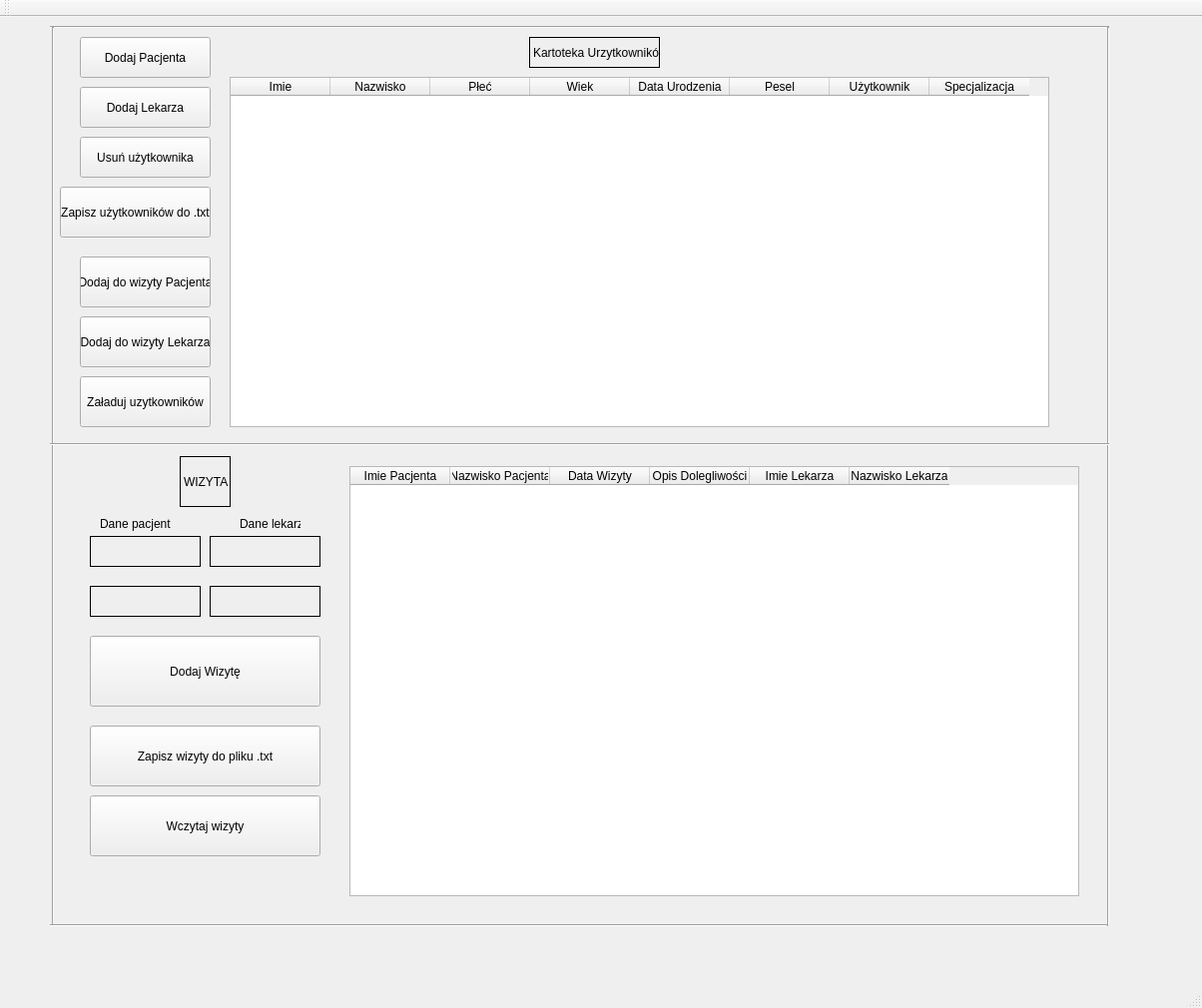
<?xml version="1.0" encoding="UTF-8"?>
<ui version="4.0">
 <class>MainWindow</class>
 <widget class="QMainWindow" name="MainWindow">
  <property name="geometry">
   <rect>
    <x>0</x>
    <y>0</y>
    <width>1204</width>
    <height>1010</height>
   </rect>
  </property>
  <property name="windowTitle">
   <string>MainWindow</string>
  </property>
  <widget class="QWidget" name="centralWidget">
   <widget class="QPushButton" name="btnDodajPacjenta">
    <property name="geometry">
     <rect>
      <x>80</x>
      <y>20</y>
      <width>131</width>
      <height>41</height>
     </rect>
    </property>
    <property name="text">
     <string>Dodaj Pacjenta</string>
    </property>
   </widget>
   <widget class="QTableWidget" name="tableWidget">
    <property name="geometry">
     <rect>
      <x>230</x>
      <y>60</y>
      <width>821</width>
      <height>351</height>
     </rect>
    </property>
    <property name="selectionBehavior">
     <enum>QAbstractItemView::SelectRows</enum>
    </property>
    <column>
     <property name="text">
      <string>Imie</string>
     </property>
    </column>
    <column>
     <property name="text">
      <string>Nazwisko</string>
     </property>
    </column>
    <column>
     <property name="text">
      <string>Płeć</string>
     </property>
    </column>
    <column>
     <property name="text">
      <string>Wiek</string>
     </property>
    </column>
    <column>
     <property name="text">
      <string>Data Urodzenia</string>
     </property>
    </column>
    <column>
     <property name="text">
      <string>Pesel</string>
     </property>
    </column>
    <column>
     <property name="text">
      <string>Użytkownik</string>
     </property>
    </column>
    <column>
     <property name="text">
      <string>Specjalizacja</string>
     </property>
    </column>
   </widget>
   <widget class="QLabel" name="label">
    <property name="geometry">
     <rect>
      <x>530</x>
      <y>20</y>
      <width>131</width>
      <height>31</height>
     </rect>
    </property>
    <property name="frameShape">
     <enum>QFrame::Box</enum>
    </property>
    <property name="text">
     <string>Kartoteka Urzytkowników</string>
    </property>
   </widget>
   <widget class="QPushButton" name="pushButton">
    <property name="geometry">
     <rect>
      <x>60</x>
      <y>170</y>
      <width>151</width>
      <height>51</height>
     </rect>
    </property>
    <property name="text">
     <string>Zapisz użytkowników do .txt</string>
    </property>
   </widget>
   <widget class="QPushButton" name="btnUsun">
    <property name="geometry">
     <rect>
      <x>80</x>
      <y>120</y>
      <width>131</width>
      <height>41</height>
     </rect>
    </property>
    <property name="text">
     <string>Usuń użytkownika</string>
    </property>
   </widget>
   <widget class="QPushButton" name="btnDodajLekarza">
    <property name="geometry">
     <rect>
      <x>80</x>
      <y>70</y>
      <width>131</width>
      <height>41</height>
     </rect>
    </property>
    <property name="text">
     <string>Dodaj Lekarza</string>
    </property>
   </widget>
   <widget class="QPushButton" name="btnDodajWizyte">
    <property name="geometry">
     <rect>
      <x>80</x>
      <y>240</y>
      <width>131</width>
      <height>51</height>
     </rect>
    </property>
    <property name="text">
     <string>Dodaj do wizyty Pacjenta</string>
    </property>
   </widget>
   <widget class="QLabel" name="lblImie">
    <property name="geometry">
     <rect>
      <x>90</x>
      <y>520</y>
      <width>111</width>
      <height>31</height>
     </rect>
    </property>
    <property name="frameShape">
     <enum>QFrame::Box</enum>
    </property>
    <property name="text">
     <string/>
    </property>
   </widget>
   <widget class="QLabel" name="lblNazwisko">
    <property name="geometry">
     <rect>
      <x>90</x>
      <y>570</y>
      <width>111</width>
      <height>31</height>
     </rect>
    </property>
    <property name="frameShape">
     <enum>QFrame::Box</enum>
    </property>
    <property name="text">
     <string/>
    </property>
   </widget>
   <widget class="QLabel" name="label_4">
    <property name="geometry">
     <rect>
      <x>100</x>
      <y>500</y>
      <width>71</width>
      <height>16</height>
     </rect>
    </property>
    <property name="text">
     <string>Dane pacjenta</string>
    </property>
   </widget>
   <widget class="QLabel" name="imieLekarza">
    <property name="geometry">
     <rect>
      <x>210</x>
      <y>520</y>
      <width>111</width>
      <height>31</height>
     </rect>
    </property>
    <property name="frameShape">
     <enum>QFrame::Box</enum>
    </property>
    <property name="text">
     <string/>
    </property>
   </widget>
   <widget class="QLabel" name="lblNazwiskLekarza">
    <property name="geometry">
     <rect>
      <x>210</x>
      <y>570</y>
      <width>111</width>
      <height>31</height>
     </rect>
    </property>
    <property name="frameShape">
     <enum>QFrame::Box</enum>
    </property>
    <property name="text">
     <string/>
    </property>
   </widget>
   <widget class="QLabel" name="label_5">
    <property name="geometry">
     <rect>
      <x>240</x>
      <y>500</y>
      <width>61</width>
      <height>16</height>
     </rect>
    </property>
    <property name="text">
     <string>Dane lekarza </string>
    </property>
   </widget>
   <widget class="QPushButton" name="pushButton_3">
    <property name="geometry">
     <rect>
      <x>80</x>
      <y>300</y>
      <width>131</width>
      <height>51</height>
     </rect>
    </property>
    <property name="text">
     <string>Dodaj do wizyty Lekarza</string>
    </property>
   </widget>
   <widget class="QTableWidget" name="tableWizyty">
    <property name="geometry">
     <rect>
      <x>350</x>
      <y>450</y>
      <width>731</width>
      <height>431</height>
     </rect>
    </property>
    <column>
     <property name="text">
      <string>Imie Pacjenta</string>
     </property>
    </column>
    <column>
     <property name="text">
      <string>Nazwisko Pacjenta</string>
     </property>
    </column>
    <column>
     <property name="text">
      <string>Data Wizyty</string>
     </property>
    </column>
    <column>
     <property name="text">
      <string>Opis Dolegliwości</string>
     </property>
    </column>
    <column>
     <property name="text">
      <string>Imie Lekarza</string>
     </property>
    </column>
    <column>
     <property name="text">
      <string>Nazwisko Lekarza</string>
     </property>
    </column>
   </widget>
   <widget class="QLabel" name="label_2">
    <property name="geometry">
     <rect>
      <x>180</x>
      <y>440</y>
      <width>51</width>
      <height>51</height>
     </rect>
    </property>
    <property name="frameShape">
     <enum>QFrame::Box</enum>
    </property>
    <property name="text">
     <string>WIZYTA</string>
    </property>
    <property name="scaledContents">
     <bool>false</bool>
    </property>
    <property name="wordWrap">
     <bool>false</bool>
    </property>
   </widget>
   <widget class="QPushButton" name="btnDodajWizyteInfo">
    <property name="geometry">
     <rect>
      <x>90</x>
      <y>620</y>
      <width>231</width>
      <height>71</height>
     </rect>
    </property>
    <property name="text">
     <string>Dodaj Wizytę</string>
    </property>
   </widget>
   <widget class="Line" name="line">
    <property name="geometry">
     <rect>
      <x>50</x>
      <y>0</y>
      <width>1061</width>
      <height>20</height>
     </rect>
    </property>
    <property name="orientation">
     <enum>Qt::Horizontal</enum>
    </property>
   </widget>
   <widget class="Line" name="line_2">
    <property name="geometry">
     <rect>
      <x>43</x>
      <y>10</y>
      <width>20</width>
      <height>901</height>
     </rect>
    </property>
    <property name="orientation">
     <enum>Qt::Vertical</enum>
    </property>
   </widget>
   <widget class="Line" name="line_3">
    <property name="geometry">
     <rect>
      <x>50</x>
      <y>900</y>
      <width>1061</width>
      <height>20</height>
     </rect>
    </property>
    <property name="orientation">
     <enum>Qt::Horizontal</enum>
    </property>
   </widget>
   <widget class="Line" name="line_4">
    <property name="geometry">
     <rect>
      <x>1100</x>
      <y>10</y>
      <width>20</width>
      <height>901</height>
     </rect>
    </property>
    <property name="orientation">
     <enum>Qt::Vertical</enum>
    </property>
   </widget>
   <widget class="Line" name="line_5">
    <property name="geometry">
     <rect>
      <x>50</x>
      <y>420</y>
      <width>1061</width>
      <height>16</height>
     </rect>
    </property>
    <property name="orientation">
     <enum>Qt::Horizontal</enum>
    </property>
   </widget>
   <widget class="QPushButton" name="btnWizyty">
    <property name="geometry">
     <rect>
      <x>90</x>
      <y>710</y>
      <width>231</width>
      <height>61</height>
     </rect>
    </property>
    <property name="text">
     <string>Zapisz wizyty do pliku .txt</string>
    </property>
   </widget>
   <widget class="QPushButton" name="btnZaladuj">
    <property name="geometry">
     <rect>
      <x>80</x>
      <y>360</y>
      <width>131</width>
      <height>51</height>
     </rect>
    </property>
    <property name="text">
     <string>Załaduj uzytkowników</string>
    </property>
   </widget>
   <widget class="QPushButton" name="btnWczytajWizyty">
    <property name="geometry">
     <rect>
      <x>90</x>
      <y>780</y>
      <width>231</width>
      <height>61</height>
     </rect>
    </property>
    <property name="text">
     <string>Wczytaj wizyty</string>
    </property>
   </widget>
  </widget>
  <widget class="QMenuBar" name="menuBar">
   <property name="geometry">
    <rect>
     <x>0</x>
     <y>0</y>
     <width>1204</width>
     <height>21</height>
    </rect>
   </property>
  </widget>
  <widget class="QToolBar" name="mainToolBar">
   <attribute name="toolBarArea">
    <enum>TopToolBarArea</enum>
   </attribute>
   <attribute name="toolBarBreak">
    <bool>false</bool>
   </attribute>
  </widget>
  <widget class="QStatusBar" name="statusBar"/>
 </widget>
 <layoutdefault spacing="6" margin="11"/>
 <resources/>
 <connections/>
</ui>
